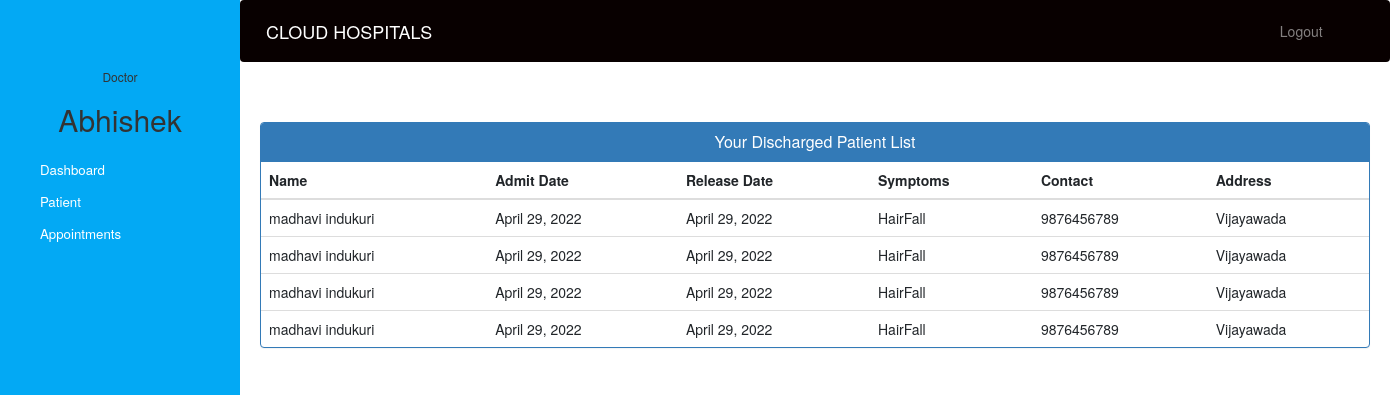
/doctor-view-discharge-patient (signed in), run on the app's committed database.
### hospital/models.py (models this page shows)
class PatientDischargeDetails(models.Model):
    patientId=models.PositiveIntegerField(null=True)
    patientName=models.CharField(max_length=40)
    assignedDoctorName=models.CharField(max_length=40)
    address = models.CharField(max_length=40)
    mobile = models.CharField(max_length=20,null=True)
    symptoms = models.CharField(max_length=100,null=True)
    admitDate=models.DateField(null=False)
    releaseDate=models.DateField(null=False)
    daySpent=models.PositiveIntegerField(null=False)
    roomCharge=models.PositiveIntegerField(null=False)
    medicineCost=models.PositiveIntegerField(null=False)
    doctorFee=models.PositiveIntegerField(null=False)
    OtherCharge=models.PositiveIntegerField(null=False)
    total=models.PositiveIntegerField(null=False)

### hospital/views.py (the view)
# urls.py: path('doctor-view-discharge-patient',views.doctor_view_discharge_patient_view,name='doctor-view-discharge-patient'),
@login_required(login_url='doctorlogin')
@user_passes_test(is_doctor)
def doctor_view_discharge_patient_view(request):
    dischargedpatients=models.PatientDischargeDetails.objects.all().distinct().filter(assignedDoctorName=request.user.first_name)
    doctor=models.Doctor.objects.get(user_id=request.user.id) #for profile picture of doctor in sidebar
    return render(request,'hospital/doctor_view_discharge_patient.html',{'dischargedpatients':dischargedpatients,'doctor':doctor})

### hospital/views.py (called while the page is built)
def is_doctor(user):
    return user.groups.filter(name='DOCTOR').exists()

### templates/hospital/doctor_view_discharge_patient.html (shortened to what this page needs)
{% extends 'hospital/doctor_base.html' %}
{% block content %}
{%load static%}
<head>
  <link href="//netdna.bootstrapcdn.com/bootstrap/3.0.0/css/bootstrap.min.css" rel="stylesheet" id="bootstrap-css">
</head>
<div class="container">
  <div class="panel panel-primary">
    <div class="panel-heading">
      <h6 class="panel-title">Your Discharged Patient List</h6>
    </div>
    <table class="table table-hover" id="dev-table">
      <thead>
        <tr>
          <th>Name</th>
          <th>Admit Date</th>
          <th>Release Date</th>
          <th>Symptoms</th>
          <th>Contact</th>
          <th>Address</th>
        </tr>
      </thead>
      {% for p in dischargedpatients %}
      <tr>
        <td> {{p.patientName}}</td>
        <td>{{p.admitDate}}</td>
        <td>{{p.releaseDate}}</td>
        <td>{{p.symptoms}}</td>
        <td>{{p.mobile}}</td>
        <td>{{p.address}}</td>
      </tr>
      {% endfor %}
    </table>
  </div>
</div>
{% endblock content %}

### templates/hospital/doctor_base.html (shortened to what this page needs)
<!DOCTYPE html>
{% load static %}
<html lang="en">
<head>
  <link rel="stylesheet" href="https://stackpath.bootstrapcdn.com/bootstrap/4.3.1/css/bootstrap.min.css">
  <link rel="stylesheet" href="https://maxcdn.bootstrapcdn.com/font-awesome/4.7.0/css/font-awesome.min.css">
</head>
<body>
  <nav class="menu" tabindex="0">
    <header>
      <br><br><br>
      <h6>Doctor</h6>
      <h2>{{request.user.first_name}}</h2>
    </header>
    <ul>
      <li tabindex="0" > <a style="color:white; text-decoration:none;" href="/doctor-dashboard"><span>Dashboard</span></a> </li>
      <li tabindex="0" > <a style="color:white; text-decoration:none;" href="/doctor-patient"><span>Patient</span></a></li>
      <li tabindex="0" > <a style="color:white; text-decoration:none;" href="/doctor-appointment"><span>Appointments</span></a></li>
    </ul>
  </nav>
  <main>
    <div class="bs-example">
      <nav class="navbar navbar-expand-md  navbar-dark fixed-top" style="background:#080000;">
        <a href="/doctor-dashboard" class="navbar-brand">CLOUD HOSPITALS</a>
        <div class="collapse navbar-collapse justify-content-between" id="navbarCollapse">
          <div class="navbar-nav" style=" margin-left: 90%;">
            <a href="/logout" class="nav-item nav-link">Logout</a>
          </div>
        </div>
      </nav>
    </div>
    <br><br>
    {% block content %}
    {% endblock content %}
    <br><br><br><br><br><br><br>
  </main>
</body>
</html>

### templates/hospital/doctor_base.html (style rules this page uses)
a:link { text-decoration: none; }
a { color: white; }
h6 { text-align: center; }
h2 { text-align: center; }
body { padding-left: 240px; }
main { position: relative; height: 100vh; }
.menu { background: #03a9f4; height: 100vh; width: 240px; position: fixed; top: 0px; left: 0; z-index: 5; outline: none; }
.menu ul { list-style: none; padding: 0.5em 0; margin: 0; }
.menu ul li { padding: 0.5em 1em 0.5em 3em; font-size: 0.95em; font-weight: regular; background-repeat: no-repeat; background-position: left 15px center; background-size: auto 20px; transition: all 0.15s linear; cursor: pointer; }

### templates/hospital/doctor_view_discharge_patient.html (style rules this page uses)
a:link { text-decoration: none; }
h6 { text-align: center; }

### data on the page
PatientDischargeDetails: patientName "madhavi indukuri", admitDate "April 29, 2022", releaseDate "April 29, 2022", symptoms "HairFall", mobile "9876456789", address "Vijayawada"
PatientDischargeDetails: patientName "madhavi indukuri", admitDate "April 29, 2022", releaseDate "April 29, 2022", symptoms "HairFall", mobile "9876456789", address "Vijayawada"
PatientDischargeDetails: patientName "madhavi indukuri", admitDate "April 29, 2022", releaseDate "April 29, 2022", symptoms "HairFall", mobile "9876456789", address "Vijayawada"
PatientDischargeDetails: patientName "madhavi indukuri", admitDate "April 29, 2022", releaseDate "April 29, 2022", symptoms "HairFall", mobile "9876456789", address "Vijayawada"

### other printed values
{{ request.user.first_name }} "Abhishek"
